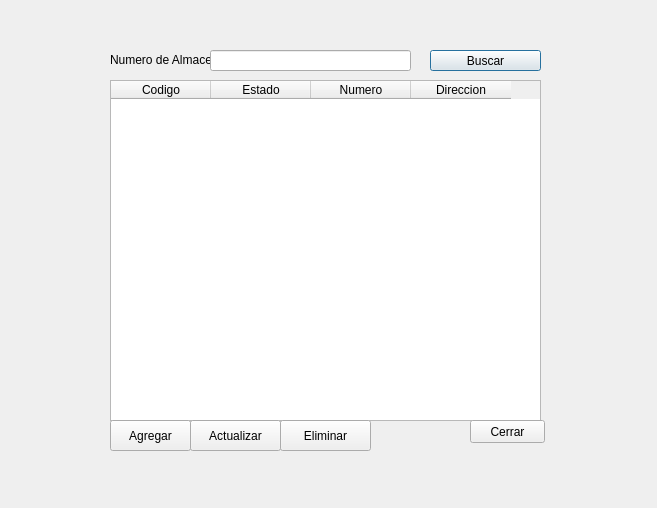
<?xml version="1.0" encoding="UTF-8"?>
<ui version="4.0">
 <class>FmrAdministrarAlmacen</class>
 <widget class="QDialog" name="FmrAdministrarAlmacen">
  <property name="geometry">
   <rect>
    <x>0</x>
    <y>0</y>
    <width>657</width>
    <height>508</height>
   </rect>
  </property>
  <property name="windowTitle">
   <string>Dialog</string>
  </property>
  <widget class="QTableWidget" name="twAl">
   <property name="geometry">
    <rect>
     <x>110</x>
     <y>80</y>
     <width>431</width>
     <height>341</height>
    </rect>
   </property>
   <column>
    <property name="text">
     <string>Codigo</string>
    </property>
   </column>
   <column>
    <property name="text">
     <string>Estado</string>
    </property>
   </column>
   <column>
    <property name="text">
     <string>Numero</string>
    </property>
   </column>
   <column>
    <property name="text">
     <string>Direccion</string>
    </property>
   </column>
  </widget>
  <widget class="QLabel" name="label">
   <property name="geometry">
    <rect>
     <x>110</x>
     <y>50</y>
     <width>101</width>
     <height>20</height>
    </rect>
   </property>
   <property name="text">
    <string>Numero de Almacen</string>
   </property>
  </widget>
  <widget class="QLineEdit" name="numerAl">
   <property name="geometry">
    <rect>
     <x>210</x>
     <y>50</y>
     <width>201</width>
     <height>21</height>
    </rect>
   </property>
  </widget>
  <widget class="QPushButton" name="BuscarAl">
   <property name="geometry">
    <rect>
     <x>430</x>
     <y>50</y>
     <width>111</width>
     <height>21</height>
    </rect>
   </property>
   <property name="text">
    <string>Buscar</string>
   </property>
  </widget>
  <widget class="QPushButton" name="EliminarAl">
   <property name="geometry">
    <rect>
     <x>280</x>
     <y>420</y>
     <width>91</width>
     <height>31</height>
    </rect>
   </property>
   <property name="text">
    <string>Eliminar</string>
   </property>
  </widget>
  <widget class="QPushButton" name="AgregarAl">
   <property name="geometry">
    <rect>
     <x>110</x>
     <y>420</y>
     <width>81</width>
     <height>31</height>
    </rect>
   </property>
   <property name="text">
    <string>Agregar</string>
   </property>
  </widget>
  <widget class="QPushButton" name="ActualizarAl">
   <property name="geometry">
    <rect>
     <x>190</x>
     <y>420</y>
     <width>91</width>
     <height>31</height>
    </rect>
   </property>
   <property name="text">
    <string>Actualizar</string>
   </property>
  </widget>
  <widget class="QPushButton" name="CerrarAl">
   <property name="geometry">
    <rect>
     <x>470</x>
     <y>420</y>
     <width>75</width>
     <height>23</height>
    </rect>
   </property>
   <property name="text">
    <string>Cerrar</string>
   </property>
  </widget>
 </widget>
 <resources/>
 <connections/>
</ui>
